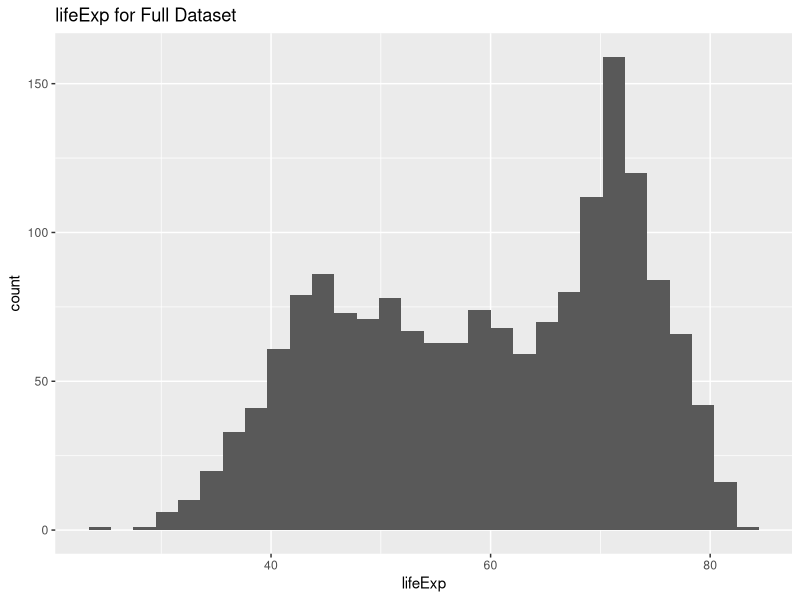
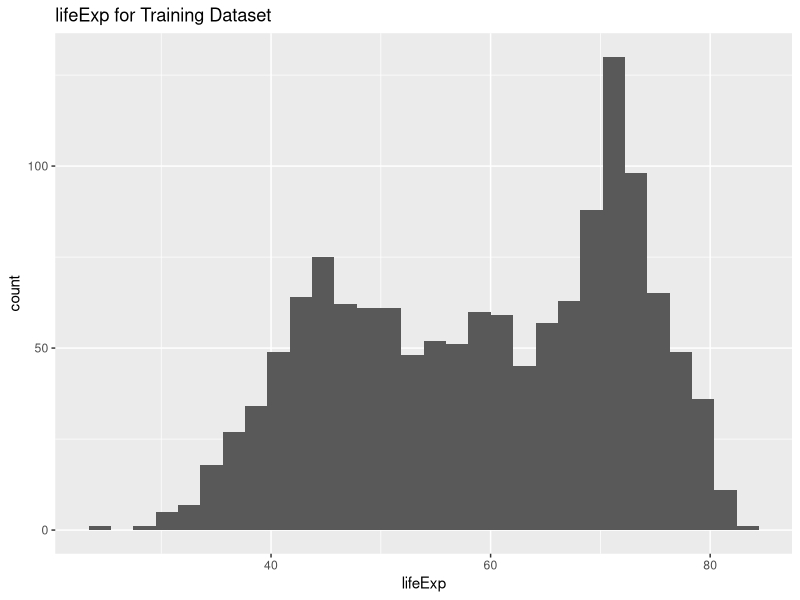
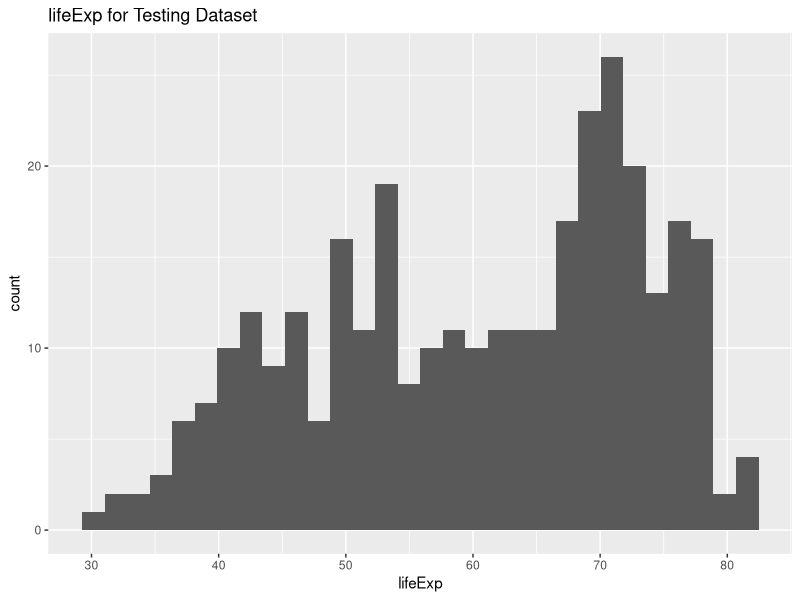

Recreate these plots in R, in order.
## ---- chunk 1
# CHUNK 1
rm(list = ls())
# Read the data into an object called data.full:

data.full <- read.csv("gapminderdatafiveyear.csv", stringsAsFactors = TRUE)
## ---- chunk 2
# CHUNK 2
# Note that this method does not do a precise 80/20 split. Instead, each observation is given an 80% chance of being in the training set. The set.seed function ensures you will get the same random split each time you run the code. With this seed, the output shows that 80.87% of the observations are in the training set.

set.seed(101)
data.full$random <- runif(nrow(data.full))
data.train <- data.full[data.full$random < 0.8, ]
data.test <- data.full[data.full$random >= 0.8, ]
nrow(data.train) / nrow(data.full)
## ---- chunk 3
# CHUNK 3
# Plot a histogram of each dataset.
library(ggplot2)
ggplot(data.full, aes(x = lifeExp)) +
  geom_histogram() +
  ggtitle("lifeExp for Full Dataset")
ggplot(data.train, aes(x = lifeExp)) +
  geom_histogram() +
  ggtitle("lifeExp for Training Dataset")
ggplot(data.test, aes(x = lifeExp)) +
  geom_histogram() +
  ggtitle("lifeExp for Testing Dataset")
## ---- chunk 4
# CHUNK 4

# Write the formula first. This makes it easier to edit the formula should we wish to test alternative sets of variables.
formula <- as.formula("lifeExp~year+pop+continent+gdpPercap")

# Execute the model, putting the results in an object. This line will not generate any output.
ols.train <- lm(formula, data = data.train)

# Print a summary of the results
summary(ols.train)
## ---- chunk 5
# CHUNK 5

# First we need the predicted values using the fitted model as applied to the two sets.
predict.train <- predict(ols.train, data.train, type = "response")
predict.test <- predict(ols.train, data.test, type = "response")
mse.train <- sqrt(sum((predict.train - data.train$lifeExp)^2) / nrow(data.train))
mse.test <- sqrt(sum((predict.test - data.test$lifeExp)^2) / nrow(data.test))
mse.train
mse.test
